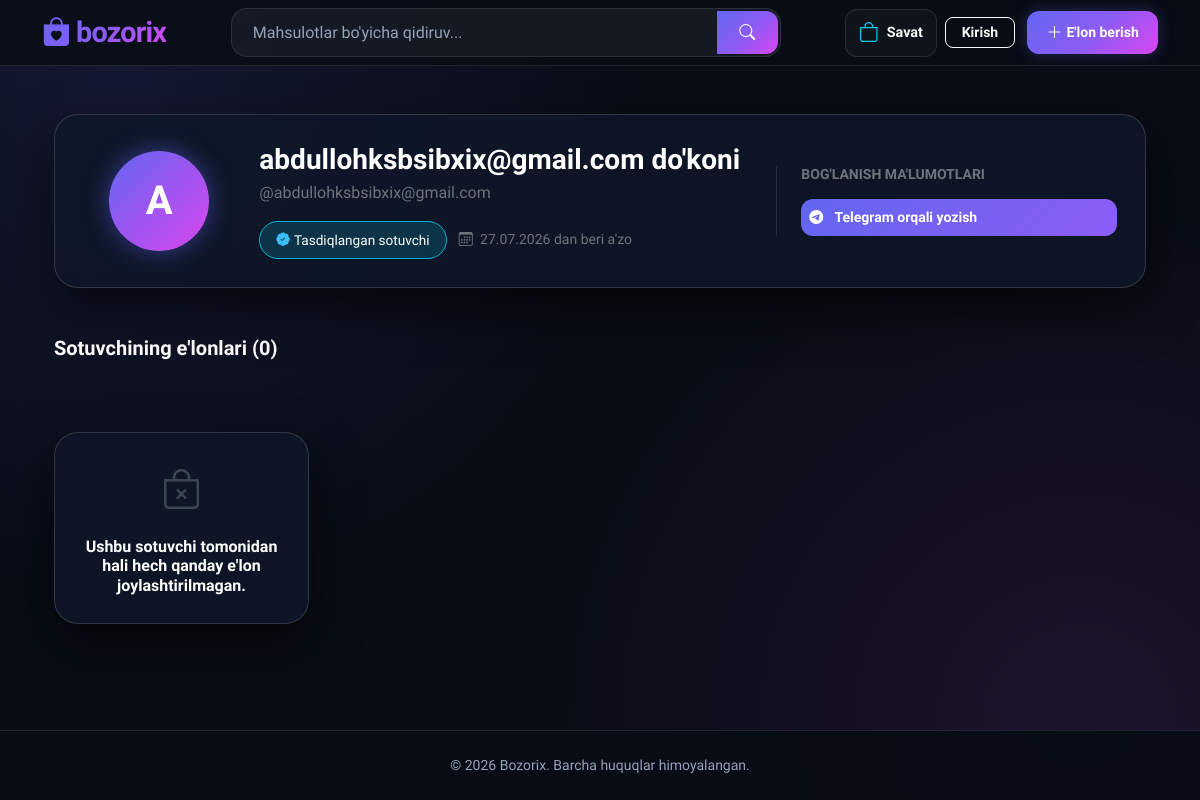
Page /accounts/store/abdullohksbsibxix@gmail.com/ on the earlier database version.
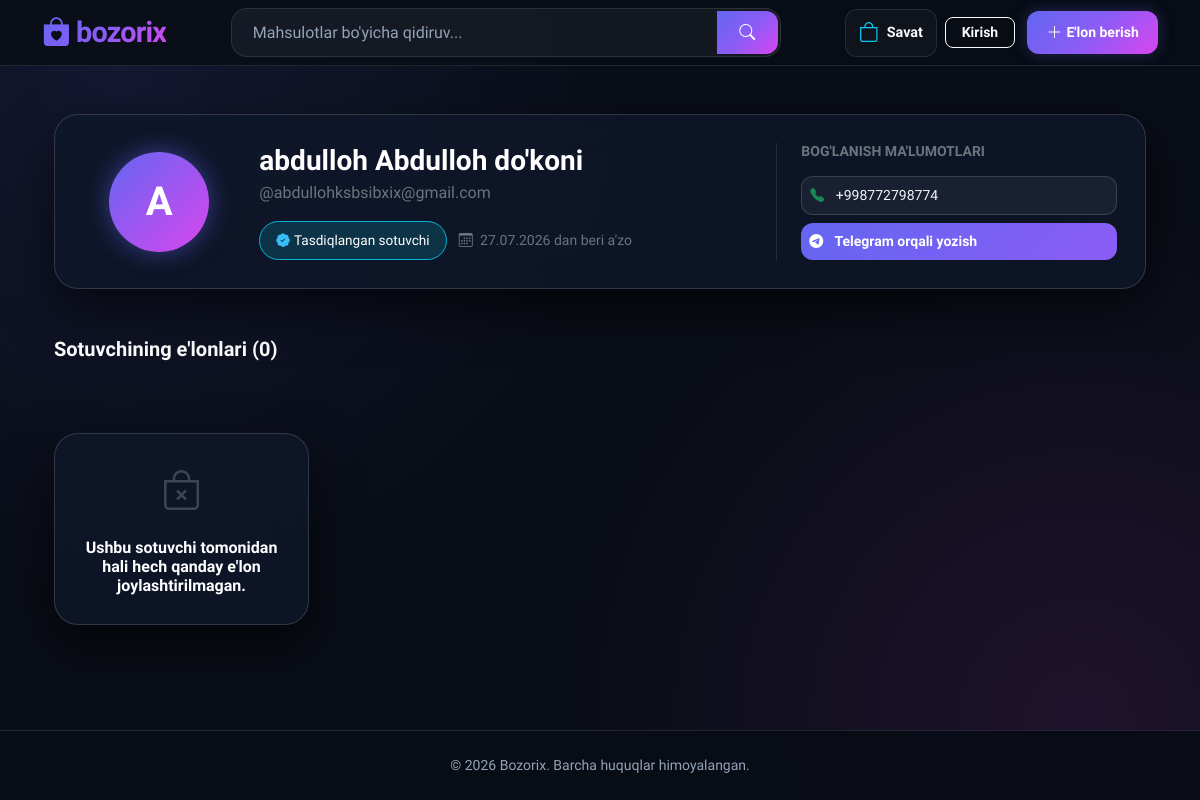
Same page on the later database version.
### apps/accounts/models.py (models this page shows, shortened)
class User(AbstractUser):
    class UserType(models.TextChoices):
        BUYER = 'BUYER', 'Xaridor'
        SELLER = 'SELLER', 'Sotuvchi'
        MODERATOR = 'MODERATOR', 'Moderator'
        ADMIN = 'ADMIN', 'Admin'
    email = models.EmailField('Email manzil', unique=True)
    phone = models.CharField('Telefon raqam', validators=[phone_regex], max_length=13, unique=True, null=True, blank=True)
    user_type = models.CharField('Foydalanuvchi turi', max_length=20, choices=UserType.choices, default=UserType.BUYER)
    is_verified = models.BooleanField('Tasdiqlangan foydalanuvchi', default=False)
    created_at = models.DateTimeField(auto_now_add=True)
    updated_at = models.DateTimeField(auto_now=True)
    USERNAME_FIELD = 'username'
    REQUIRED_FIELDS = ['email']
    class Meta:
        verbose_name = 'Foydalanuvchi'
        verbose_name_plural = 'Foydalanuvchilar'
        ordering = ['-created_at']

### apps/accounts/views.py (the view)
# urls.py: path('store/<str:username>/', views.seller_store_view, name='seller_store'),
def seller_store_view(request, username):
    seller = get_object_or_404(User, username=username)
    profile, _ = UserProfile.objects.get_or_create(user=seller)
    context = {
        'seller': seller,
        'profile': profile,
    }
    return render(request, 'accounts/seller_store.html', context)

### templates/accounts/seller_store.html (shortened to what this page needs)
{% extends 'base.html' %}
{% load humanize %}
{% block content %}
<div class="container my-4">
    <div class="glass-card mb-5">
        <div class="row align-items-center">
            <div class="col-md-2 text-center mb-3 mb-md-0">
                {% if seller.avatar %}
                    <img src="{{ seller.avatar.url }}" alt="{{ seller.username }}" class="store-avatar-img">
                {% else %}
                    <div class="store-avatar-wrapper mx-auto">
                        {{ seller.username|first|upper }}
                    </div>
                {% endif %}
            </div>
            <div class="col-md-6">
                <h3 class="fw-bold mb-1 text-white">
                    {{ seller.get_full_name|default:seller.username }} do'koni
                </h3>
                <p class="text-secondary mb-3">@{{ seller.username }}</p>
                <div class="d-flex flex-wrap gap-2 align-items-center">
                    <span class="badge-verified">
                        <i class="bi bi-patch-check-fill me-1" style="color: #38bdf8;"></i> Tasdiqlangan sotuvchi
                    </span>
                    <span class="small text-secondary">
                        <i class="bi bi-calendar3 ms-1 me-1"></i> {{ seller.date_joined|date:"d.m.Y" }} dan beri a'zo
                    </span>
                </div>
            </div>
            <div class="col-md-4 mt-4 mt-md-0 border-start border-secondary border-opacity-25 ps-md-4">
                <h6 class="text-uppercase text-secondary fw-bold small mb-3">Bog'lanish ma'lumotlari</h6>
                {% if seller.phone %}
                    <div class="mb-2">
                        <a href="tel:{{ seller.phone }}" class="btn btn-contact-outline btn-sm w-100 text-start py-2">
                            <i class="bi bi-telephone-fill me-2 text-success"></i> {{ seller.phone }}
                        </a>
                    </div>
                {% endif %}
                <a href="https://t.me/{{ seller.username }}" target="_blank" class="btn btn-action-purple btn-sm w-100 text-start py-2">
                    <i class="bi bi-telegram me-2"></i> Telegram orqali yozish
                </a>
            </div>
        </div>
    </div>
    <div class="d-flex align-items-center justify-content-between mb-4">
        <h5 class="fw-bold text-white m-0">Sotuvchining e'lonlari ({{ products|length }})</h5>
    </div>
    <div class="row row-cols-1 row-cols-sm-2 row-cols-md-3 row-cols-lg-4 g-4">
        {% for product in products %}
            <div class="col">
                <div class="product-card">
                    <a href="{% url 'products:product_detail' product.slug %}" class="product-img-box text-decoration-none">
                        {% if product.images.first %}
                            <img src="{{ product.images.first.image.url }}" alt="{{ product.title }}">
                        {% else %}
                            <div class="text-secondary">
                                <i class="bi bi-image fs-1 opacity-25"></i>
                            </div>
                        {% endif %}
                    </a>
                    <div class="p-3 d-flex flex-column flex-grow-1">
                        <h6 class="card-title text-truncate mb-2">
                            <a href="{% url 'products:product_detail' product.slug %}" class="text-white text-decoration-none fw-bold">
                                {{ product.title }}
                            </a>
                        </h6>
                        <div class="mt-auto pt-2 d-flex justify-content-between align-items-center">
                            <span class="fw-bold text-info">{{ product.price|floatformat:0|intcomma }} so'm</span>
                            <a href="{% url 'products:cart_add' product.id %}" class="btn btn-cart-icon">
                                <i class="bi bi-cart-plus"></i>
                            </a>
                        </div>
                    </div>
                </div>
            </div>
        {% empty %}
            <div class="col-12 text-center py-5">
                <div class="glass-card">
                    <i class="bi bi-bag-x fs-1 text-secondary mb-3 d-block opacity-50"></i>
                    <h6 class="fw-bold text-white m-0">Ushbu sotuvchi tomonidan hali hech qanday e'lon joylashtirilmagan.</h6>
                </div>
            </div>
        {% endfor %}
    </div>
</div>
{% endblock %}

### templates/base.html (shortened to what this page needs)
<!DOCTYPE html>
<html lang="uz">
<head>
    <link href="https://cdn.jsdelivr.net/npm/bootstrap@5.3.2/dist/css/bootstrap.min.css" rel="stylesheet">
    <link href="https://cdn.jsdelivr.net/npm/bootstrap-icons@1.11.3/font/bootstrap-icons.min.css" rel="stylesheet">
</head>
<body>
    <header class="site-header sticky-top py-2">
        <div class="container">
            <div class="d-flex align-items-center justify-content-between gap-3">
                <a class="brand-logo" href="{% url 'products:product_list' %}">
                    <i class="bi bi-bag-heart-fill"></i>bozorix
                </a>
                <form class="search-box d-none d-md-flex flex-grow-1 mx-3" action="{% url 'products:product_list' %}" method="get" style="max-width: 550px;">
                    <div class="input-group">
                        <input type="search" name="q" class="form-control" placeholder="Mahsulotlar bo'yicha qidiruv..." value="{{ request.GET.q }}">
                        <button class="btn btn-search" type="submit"><i class="bi bi-search"></i></button>
                    </div>
                </form>
                <div class="d-flex align-items-center gap-2">
                    <a href="{% url 'products:cart_detail' %}" class="nav-icon-link d-flex align-items-center gap-2">
                        <i class="bi bi-bag fs-5 text-info"></i>
                        <span class="d-none d-lg-inline">Savat</span>
                    </a>
                    {% if user.is_authenticated %}
                        <a href="{% url 'chat:dialog_list' %}" class="nav-icon-link d-flex align-items-center gap-2">
                            <i class="bi bi-chat-dots fs-5 text-warning"></i>
                            <span class="d-none d-lg-inline">Suhbatlar</span>
                        </a>
                        <div class="dropdown user-dropdown">
                            <a href="#" class="nav-icon-link d-flex align-items-center gap-2 dropdown-toggle" data-bs-toggle="dropdown">
                                {% if user.avatar %}
                                    <img src="{{ user.avatar.url }}" class="rounded-circle" style="width: 28px; height: 28px; object-fit: cover;">
                                {% else %}
                                    <i class="bi bi-person-circle fs-5 style="color: var(--brand-primary)"></i>
                                {% endif %}
                                <span class="fw-semibold">{{ user.username }}</span>
                            </a>
                            <ul class="dropdown-menu dropdown-menu-end mt-2">
                                <li>
                                    <a class="dropdown-item d-flex align-items-center gap-2 py-2" href="{% url 'accounts:profile' %}">
                                        <i class="bi bi-person text-info fs-5"></i> Profilim
                                    </a>
                                </li>
                                <li><hr class="dropdown-divider border-secondary my-1"></li>
                                <li>
                                    <form action="{% url 'accounts:logout' %}" method="post" class="m-0">
                                        {% csrf_token %}
                                        <button type="submit" class="dropdown-item d-flex align-items-center gap-2 py-2 text-danger w-100">
                                            <i class="bi bi-box-arrow-right fs-5"></i> Chiqish
                                        </button>
                                    </form>
                                </li>
                            </ul>
                        </div>
                    {% else %}
                        <a href="{% url 'accounts:login' %}" class="btn btn-outline-light btn-sm fw-semibold me-1 rounded-3 px-3">Kirish</a>
                    {% endif %}
                    <a href="{% url 'products:product_create' %}" class="btn btn-create-post btn-sm d-flex align-items-center gap-1">
                        <i class="bi bi-plus-lg fs-6"></i> E'lon berish
                    </a>
                </div>
            </div>
        </div>
    </header>
    <main class="main-wrapper py-4">
        <div class="container">
            {% block content %}{% endblock %}
        </div>
    </main>
    <footer class="site-footer py-4 mt-auto">
        <div class="container text-center">
            <p class="m-0">&copy; {% now "Y" %} Bozorix. Barcha huquqlar himoyalangan.</p>
        </div>
    </footer>
</body>
</html>

### templates/base.html (style rules this page uses)
:root { --brand-primary: #6366f1; --brand-gradient: linear-gradient(135deg, #6366f1 0%, #8b5cf6 50%, #d946ef 100%); --brand-glow: rgba(99, 102, 241, 0.3); --bg-dark: #090d16; --surface-glass: rgba(18, 26, 43, 0.75); --border-glass: rgba(255, 255, 255, 0.1); --text-main: #f8fafc; --text-sub: #94a3b8; --radius-main: 16px; }
* { box-sizing: border-box; margin: 0; padding: 0; }
body { font-family: 'Plus Jakarta Sans', sans-serif; background-color: var(--bg-dark); color: var(--text-main); display: flex; flex-direction: column; min-height: 100vh; background-image: radial-gradient(circle at 10% 10%, rgba(99, 102, 241, 0.12) 0%, transparent 40%), radial-gradient(circle at 90% 90%, rgba(217, 70, 239, 0.1) 0%, transparent 40%); background-attachment: fixed; }
.main-wrapper { flex: 1; }
.site-header { background: rgba(9, 13, 22, 0.85); backdrop-filter: blur(16px); -webkit-backdrop-filter: blur(16px); border-bottom: 1px solid var(--border-glass); z-index: 1030; }
.brand-logo { font-weight: 800; font-size: 1.8rem; background: var(--brand-gradient); -webkit-background-clip: text; -webkit-text-fill-color: transparent; text-decoration: none; letter-spacing: -0.8px; display: inline-flex; align-items: center; gap: 6px; }
.search-box .input-group { background: rgba(255, 255, 255, 0.05); border: 1px solid var(--border-glass); border-radius: var(--radius-main); padding: 2px; transition: all 0.3s ease; }
.search-box .form-control { background: transparent; border: none; color: #ffffff; padding: 0.6rem 1.2rem; box-shadow: none; }
.search-box .form-control::placeholder { color: var(--text-sub); }
.search-box .btn-search { background: var(--brand-gradient); color: #ffffff; border-radius: 12px; padding: 0.55rem 1.4rem; font-weight: 600; border: none; transition: opacity 0.2s; }
.nav-icon-link { color: var(--text-main); text-decoration: none; font-size: 0.9rem; font-weight: 600; padding: 0.5rem 0.8rem; border-radius: 12px; background: rgba(255, 255, 255, 0.03); border: 1px solid var(--border-glass); transition: all 0.2s ease; position: relative; }
.btn-create-post { background: var(--brand-gradient); border: none; color: #ffffff; font-weight: 700; border-radius: 12px; padding: 0.6rem 1.2rem; box-shadow: 0 0 15px var(--brand-glow); transition: all 0.3s ease; }
.site-footer { background: rgba(9, 13, 22, 0.95); border-top: 1px solid var(--border-glass); color: var(--text-sub); font-size: 0.875rem; }

### templates/accounts/seller_store.html (style rules this page uses)
.glass-card { background: rgba(15, 23, 42, 0.85); backdrop-filter: blur(20px); -webkit-backdrop-filter: blur(20px); border: 1px solid rgba(255, 255, 255, 0.15); border-radius: 24px; padding: 28px; color: #ffffff; box-shadow: 0 20px 50px rgba(0, 0, 0, 0.6); }
.store-avatar-wrapper { width: 100px; height: 100px; border-radius: 50%; background: linear-gradient(135deg, #6366f1 0%, #d946ef 100%); display: flex; align-items: center; justify-content: center; font-size: 2.5rem; font-weight: bold; color: #ffffff; box-shadow: 0 0 25px rgba(99, 102, 241, 0.5); }
.badge-verified { background: rgba(6, 182, 212, 0.18); border: 1px solid #06b6d4; color: #ffffff !important; padding: 8px 16px; border-radius: 50px; font-weight: 500; font-size: 0.85rem; display: inline-flex; align-items: center; }
.btn-contact-outline { border: 1px solid rgba(255, 255, 255, 0.15); color: #f1f5f9; background: rgba(255, 255, 255, 0.05); border-radius: 12px; transition: all 0.2s ease; }
.btn-action-purple { background: linear-gradient(135deg, #6366f1 0%, #8b5cf6 100%); color: white !important; border-radius: 12px; font-weight: 600; border: none; }

Differences in the rows shown:
changed User "abdullohksbsibxix@gmail.com": get_full_name "abdullohksbsibxix@gmail.com" → "abdulloh Abdulloh"; phone (not shown) → "+998772798774"
